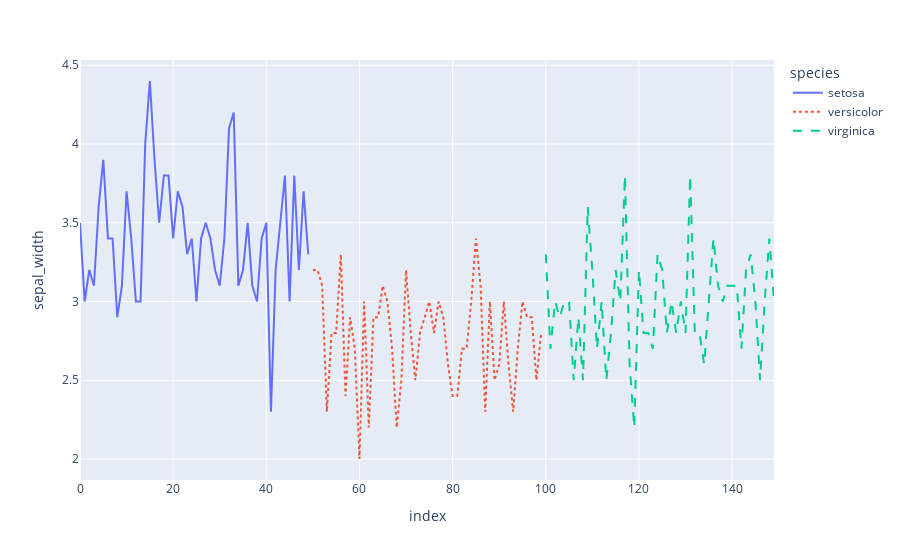

Write notebook code for a chart like this one.
### Code cell
import plotly.express as px

df = px.data.iris()

fig = px.line(df, y="sepal_width", line_dash='species',
              color='species')

fig.show()

### Figure 1 — Plotly figure (JSON) as saved in the notebook; plotly's stock layout.template omitted (floating-point values rounded to 4 significant figures)
{"data": [{"hovertemplate": "species=setosa<br>index=%{x}<br>sepal_width=%{y}<extra></extra>", "legendgroup": "setosa", "line": {"color": "#636efa", "dash": "solid"}, "marker": {"symbol": "circle"}, "mode": "lines", "name": "setosa", "orientation": "v", "showlegend": true, "type": "scatter", "x": [0, 1, 2, 3, 4, 5, 6, 7, 8, 9, 10, 11, 12, 13, 14, 15, 16, 17, 18, 19, 20, 21, 22, 23, 24, 25, 26, 27, 28, 29, 30, 31, 32, 33, 34, 35, 36, 37, 38, 39, 40, 41, 42, 43, 44, 45, 46, 47, 48, 49], "xaxis": "x", "y": [3.5, 3, 3.2, 3.1, 3.6, 3.9, 3.4, 3.4, 2.9, 3.1, 3.7, 3.4, 3, 3, 4, 4.4, 3.9, 3.5, 3.8, 3.8, 3.4, 3.7, 3.6, 3.3, 3.4, 3, 3.4, 3.5, 3.4, 3.2, 3.1, 3.4, 4.1, 4.2, 3.1, 3.2, 3.5, 3.1, 3, 3.4, 3.5, 2.3, 3.2, 3.5, 3.8, 3, 3.8, 3.2, 3.7, 3.3], "yaxis": "y"}, {"hovertemplate": "species=versicolor<br>index=%{x}<br>sepal_width=%{y}<extra></extra>", "legendgroup": "versicolor", "line": {"color": "#EF553B", "dash": "dot"}, "marker": {"symbol": "circle"}, "mode": "lines", "name": "versicolor", "orientation": "v", "showlegend": true, "type": "scatter", "x": [50, 51, 52, 53, 54, 55, 56, 57, 58, 59, 60, 61, 62, 63, 64, 65, 66, 67, 68, 69, 70, 71, 72, 73, 74, 75, 76, 77, 78, 79, 80, 81, 82, 83, 84, 85, 86, 87, 88, 89, 90, 91, 92, 93, 94, 95, 96, 97, 98, 99], "xaxis": "x", "y": [3.2, 3.2, 3.1, 2.3, 2.8, 2.8, 3.3, 2.4, 2.9, 2.7, 2, 3, 2.2, 2.9, 2.9, 3.1, 3, 2.7, 2.2, 2.5, 3.2, 2.8, 2.5, 2.8, 2.9, 3, 2.8, 3, 2.9, 2.6, 2.4, 2.4, 2.7, 2.7, 3, 3.4, 3.1, 2.3, 3, 2.5, 2.6, 3, 2.6, 2.3, 2.7, 3, 2.9, 2.9, 2.5, 2.8], "yaxis": "y"}, {"hovertemplate": "species=virginica<br>index=%{x}<br>sepal_width=%{y}<extra></extra>", "legendgroup": "virginica", "line": {"color": "#00cc96", "dash": "dash"}, "marker": {"symbol": "circle"}, "mode": "lines", "name": "virginica", "orientation": "v", "showlegend": true, "type": "scatter", "x": [100, 101, 102, 103, 104, 105, 106, 107, 108, 109, 110, 111, 112, 113, 114, 115, 116, 117, 118, 119, 120, 121, 122, 123, 124, 125, 126, 127, 128, 129, 130, 131, 132, 133, 134, 135, 136, 137, 138, 139, 140, 141, 142, 143, 144, 145, 146, 147, 148, 149], "xaxis": "x", "y": [3.3, 2.7, 3, 2.9, 3, 3, 2.5, 2.9, 2.5, 3.6, 3.2, 2.7, 3, 2.5, 2.8, 3.2, 3, 3.8, 2.6, 2.2, 3.2, 2.8, 2.8, 2.7, 3.3, 3.2, 2.8, 3, 2.8, 3, 2.8, 3.8, 2.8, 2.8, 2.6, 3, 3.4, 3.1, 3, 3.1, 3.1, 3.1, 2.7, 3.2, 3.3, 3, 2.5, 3, 3.4, 3], "yaxis": "y"}], "layout": {"legend": {"title": {"text": "species"}, "tracegroupgap": 0}, "margin": {"t": 60}, "xaxis": {"anchor": "y", "domain": [0, 1], "title": {"text": "index"}}, "yaxis": {"anchor": "x", "domain": [0, 1], "title": {"text": "sepal_width"}}}}
